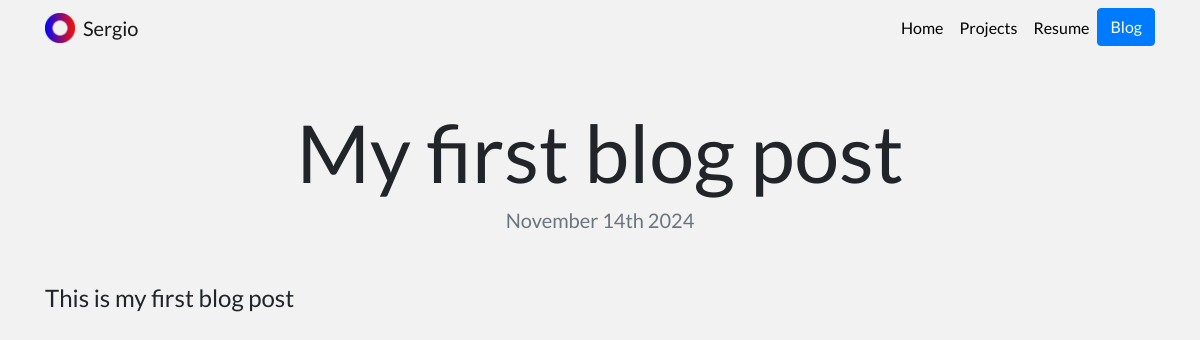
Before: /blog/1 with the older database file.
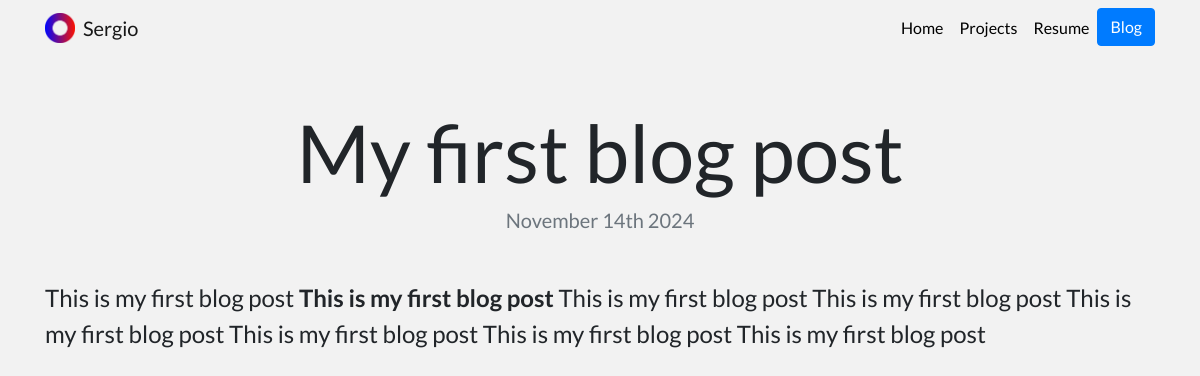
After: the same page with the newer database file.
### blogApp/models.py (models this page shows, shortened)
class Blog(models.Model):
    title = models.CharField(max_length=200)
    description = models.TextField()
    date = models.DateField()

### blogApp/views.py (the view)
# urls.py: path('<int:blog_id>', views.detail, name='detail'),
def detail(request, blog_id):
    blog = get_object_or_404(Blog, pk=blog_id)
    return render(request, 'blog/detail.html', {'blog':blog})

### blogApp/templates/blog/detail.html (shortened to what this page needs)
{% extends "portfolio/base.html" %} {% load static %} {% block content %}
<h1 class="text-center mt-5" id="blogdetailtitle">{{ blog.title }}</h1>
<h5 class="text-center text-muted mb-5">{{ blog.date|date:'F jS Y' }}</h5>
<p>{{ blog.description|safe }}</p>
{% endblock %}

Changed rows visible on the page:
changed Blog "My first blog post": description "This is my first blog post" → "This is my first blog post This is my first blog post This is my first blog post This is my first blog post This is my first blog post This is my first blog post This is my first blog post This is my first blog post"
